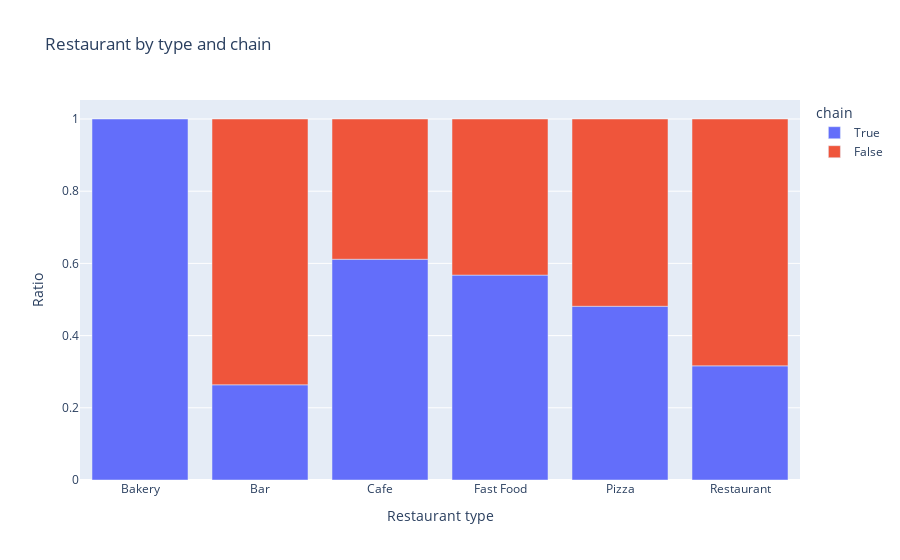

Here is the notebook cell this chart was saved with:
### Code cell
fig = px.bar(rest_type_chain_ratio, x='object_type', y='ratio', color='chain', title='chain')
fig.update_layout(
    title_text='Restaurant by type and chain',
    xaxis_title_text='Restaurant type',
    yaxis_title_text='Ratio',
)
fig.show()

### Figure 1 — Plotly figure (JSON) as saved in the notebook; plotly's stock layout.template omitted (floating-point values rounded to 4 significant figures)
{"data": [{"alignmentgroup": "True", "hovertemplate": "chain=True<br>object_type=%{x}<br>ratio=%{y}<extra></extra>", "legendgroup": "True", "marker": {"color": "#636efa", "pattern": {"shape": ""}}, "name": "True", "offsetgroup": "True", "orientation": "v", "showlegend": true, "textposition": "auto", "type": "bar", "x": ["Bakery", "Bar", "Cafe", "Fast Food", "Pizza", "Restaurant"], "xaxis": "x", "y": [1, 0.2637, 0.6115, 0.5675, 0.4813, 0.3162], "yaxis": "y"}, {"alignmentgroup": "True", "hovertemplate": "chain=False<br>object_type=%{x}<br>ratio=%{y}<extra></extra>", "legendgroup": "False", "marker": {"color": "#EF553B", "pattern": {"shape": ""}}, "name": "False", "offsetgroup": "False", "orientation": "v", "showlegend": true, "textposition": "auto", "type": "bar", "x": ["Bar", "Cafe", "Fast Food", "Pizza", "Restaurant"], "xaxis": "x", "y": [0.7363, 0.3885, 0.4325, 0.5188, 0.6838], "yaxis": "y"}], "layout": {"barmode": "relative", "legend": {"title": {"text": "chain"}, "tracegroupgap": 0}, "title": {"text": "Restaurant by type and chain"}, "xaxis": {"anchor": "y", "domain": [0, 1], "title": {"text": "Restaurant type"}}, "yaxis": {"anchor": "x", "domain": [0, 1], "title": {"text": "Ratio"}}}}
